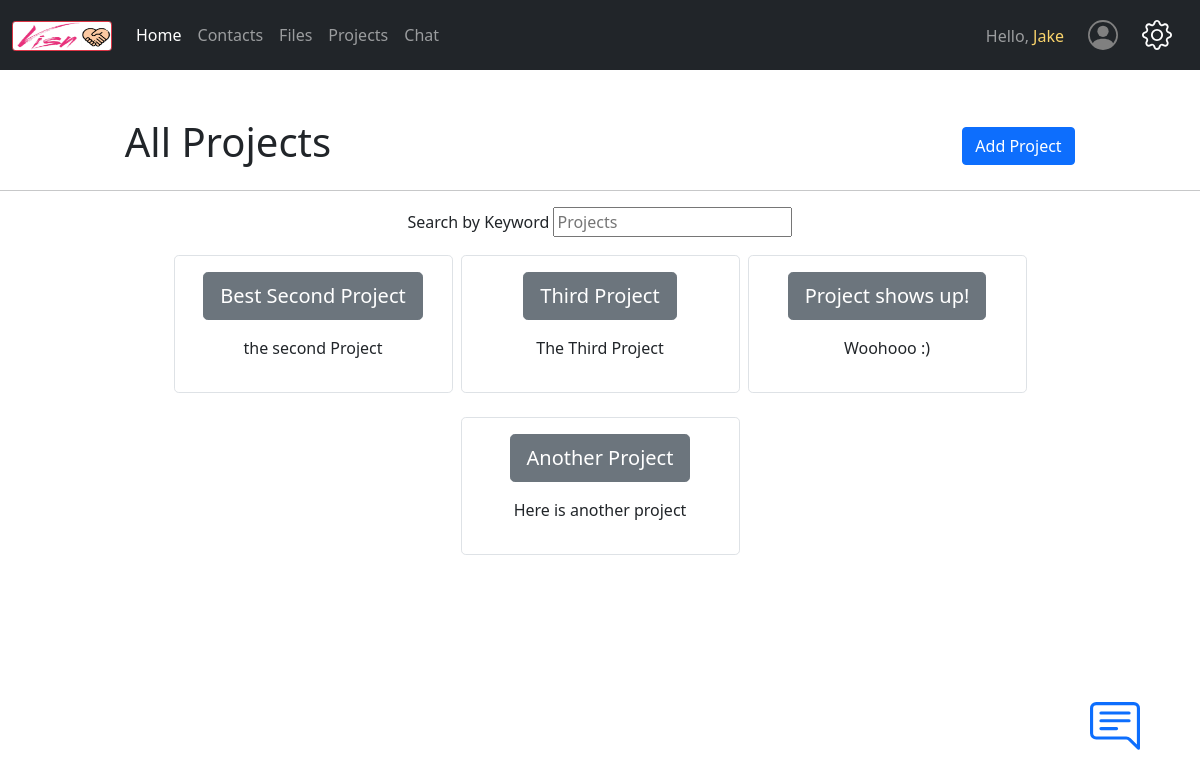
/projects/ (signed in), run on the app's committed database.
### accounts/models.py (models this page shows)
class DjUser(AbstractUser):
    userType = models.IntegerField(default=1,choices=((1, 'client'), (2, 'Freelancer')))

### projects/models.py (models this page shows, shortened)
class Project(models.Model):
    freelancer = models.ForeignKey(settings.AUTH_USER_MODEL, on_delete=models.CASCADE, related_name='freelancer')
    client = models.ForeignKey(settings.AUTH_USER_MODEL, on_delete=models.CASCADE, related_name='client')
    name = models.CharField(max_length=100, null=False)
    deadline = models.DateField()
    discription = models.TextField()

### projects/views.py (the view, shortened to what this page needs)
# urls.py: path('', ProjectsPageView.as_view(), name='projects'),
class ProjectsPageView(TemplateView):
    template_name = 'projects/projects.html'
    def get_context_data(self, **kwargs):
        context = super().get_context_data(**kwargs)
        search_text = self.request.GET.get('search_text')
        if self.request.user.userType == 1:
            projects = Project.objects.filter(client=self.request.user)
            if projects and search_text:
                projects = projects.filter(name__contains=search_text)
            context['projects'] = projects
        else:
            projects = Project.objects.filter(freelancer=self.request.user)
            if projects and search_text:
                projects = projects.filter(name__contains=search_text)
            context['projects'] = projects
        results = []
        for i in range(math.ceil(projects.count()/3)):
            results.append(projects[i * 3: (i+1) * 3])
        context['projects'] = results
        return context

### projects/templates/projects/projects.html
{% extends 'dashboard/base.html' %}
{% load static %}
{% block content %}
    <div class="container">
        <div class="row mt-5 text-center m-0 p-0">
            <div class="col-4 text-center">
                <h1> All Projects</h1>
            </div>
            <div class="col-5 " >
            </div>
            <div class="col-3  text-center align-self-center">
                <a href="{% url 'newproj' %}" class="btn btn-primary">Add Project</a>
            </div>
        </div>
    </div>
    <hr />
    <div class="row  mt-2">
        <div class="col text-center align-self-center" id="project-search" >
            <form class="search">
                Search by Keyword
                <input placeholder="Projects" name="search_text"></input>
            </form>
        </div>
    </div>
    <div class="row  mt-2">
        <div class="col" style="padding-top:10px;">
            <div class="container">
                {% for group_project in projects %}
                    <div class="row text-center justify-content-center mb-4">
                        {%for project in group_project%}
                        <div class="border col-sm-3 p-3 rounded-3 mx-1">
                            <p>
                                <a href="{% url 'projectv' %}?id={{project.id}}" class="btn btn-secondary btn-lg">{{project.name}}</a>
                            </p>
                            <p>{{project.discription}}</p>
                        </div>
                        {%endfor%}
                    </div>
                {%endfor%}
            </div>
        </div>
    </div>
{% endblock content %}

### dashboard/templates/dashboard/navbar.html (shortened to what this page needs)
{% load static %}
<nav class="sticky-top navbar navbar-expand-md navbar-dark bg-dark pb-1 pt-1" aria-label="Fourth navbar example">
    <div class="container-fluid">
        <a class="navbar-brand" href="#"><img src="{% static 'images/visn-logo.png' %}" class="rounded-1 border border-danger" width="100" height="30"></a>
        <div class="navbar-collapse collapse" id="navbarsExample04">
            <ul class="navbar-nav me-auto mb-md-0">
                <li class="nav-item">
                    <a class="nav-link active" aria-current="page" href="{% url 'dashboard' %}">Home</a>
                </li>
                <li class="nav-item">
                    <a class="nav-link" href="{% url 'contacts' %}">Contacts</a>
                </li>
                <li class="nav-item">
                    <a class="nav-link" href="{% url 'files' %}">Files</a>
                </li>
                <li class="nav-item">
                    <a class="nav-link" href="{% url 'projects' %}">Projects</a>
                </li>
                <li class="nav-item">
                    <a class="nav-link" href="{% url 'chat:chat' %}">Chat</a>
                </li>
            </ul>
            <div class="navbar-nav">
                <div class="nav-item mt-2 me-2 pt-1">
                    <a class="nav-link">Hello, <span style="color:rgb(250, 212, 107);">{{request.user.username}}</span></a>
                </div>
                <div class="collapse navbar-collapse" id="navbarNavDarkDropdown">
                    <ul class="navbar-nav">
                        <li class="nav-item dropdown">
                            <a class="nav-link" href="#" id="navbarDarkDropdownMenuLink" role="button" data-bs-toggle="dropdown" aria-expanded="false">
                            </a>
                        </li>
                    </ul>
                </div>
                <div class="nav-link">
                    <div class="collapse navbar-collapse" id="navbarNavDarkDropdown">
                        <ul class="navbar-nav">
                            <li class="nav-item dropdown">
                                <a class="nav-link" href="#" id="navbarDarkDropdownMenuLink" role="button" data-bs-toggle="dropdown" aria-expanded="false">
                                </a>
                            </li>
                        </ul>
                    </div>
                </div>
            </div>
        </div>
    </div>
</nav>

### data on the page
DjUser: user.username "Jake"
Project: name "Best Second Project", discription "the second Project"
Project: name "Third Project", discription "The Third Project"
Project: name "Project shows up!", discription "Woohooo :)"
Project: name "Another Project", discription "Here is another project"
